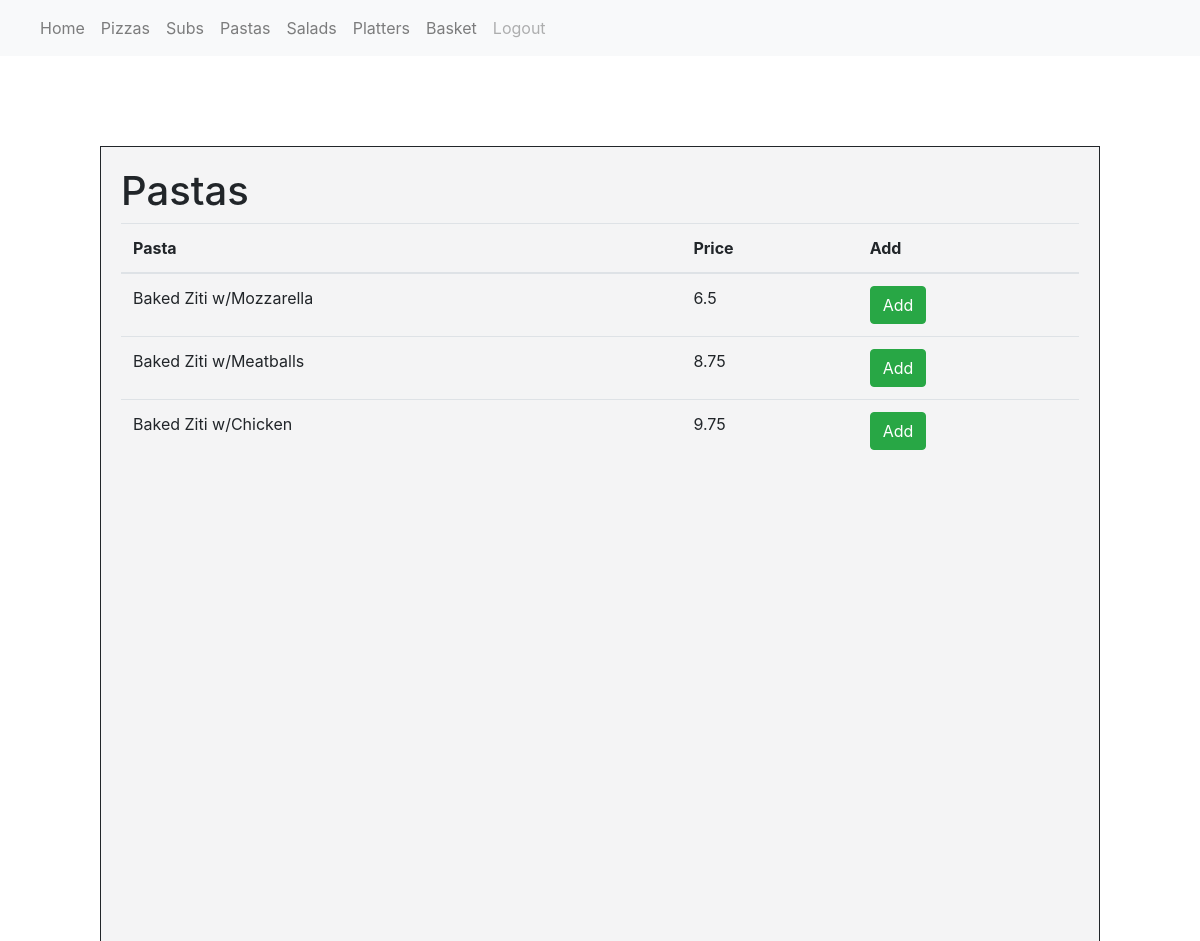
The page /pastas on the database its author committed.
### orders/models.py (models this page shows, shortened)
class Pasta(models.Model):
    description = models.CharField(max_length=64)
    price = models.FloatField(max_length=8)

### orders/views.py (the view)
# urls.py: path("pastas", views.pastas, name="pastas"),
def pastas(request):
    Pastas = Pasta.objects.all()
    context = {
        "user": request.user,
        "Pastas": Pastas,
    }
    return render(request, "orders/pastas.html", context)

### orders/templates/orders/pastas.html (shortened to what this page needs)
{% extends "orders/base1.html" %}
{% block body %}
    <div class="menu-table">
        <h1>Pastas</h1>
        <table class="table table-hover">
            <thead>
                <tr>
                <th scope="col">Pasta</th>
                <th scope="col">Price</th>
                <th scope="col">Add</th>
                </tr>
            </thead>
            <tbody>
            {% for pasta in Pastas %}
                <tr>
                <td>{{pasta.description}}</td>
                <td>{{pasta.price}}</td>
                <td><button type="button" class="btn btn-success pizza-button">Add</button></td>
                </tr>
            {% endfor %}
            </tbody>
        </table>
    </div>
{% endblock %}

### orders/static/orders/styles.css (style rules this page uses)
.menu-table { width: 1000px; height: 800px; background-color: rgba(244, 244, 245, 0.945); border-style: solid; border-width: 1px; padding: 20px; position:absolute; left:0; right:0; top:150px; bottom:0; margin:auto; max-width:100%; max-height:100%; overflow:auto; }

### rows shown on the page
Pasta: description "Baked Ziti w/Mozzarella", price "6.5"
Pasta: description "Baked Ziti w/Meatballs", price "8.75"
Pasta: description "Baked Ziti w/Chicken", price "9.75"
